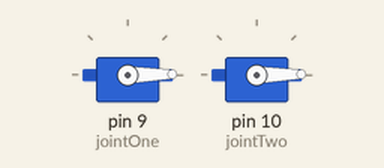
Simulated run of this sketch. Board: Arduino Uno, built with avr-gcc and run on an emulated ATmega328P. Parts: 2 × servo.

Above: at 0.05 s.
At 1.3 s:
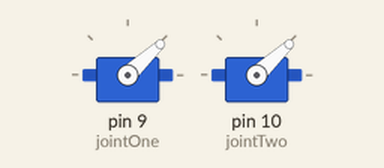
At 2.55 s:
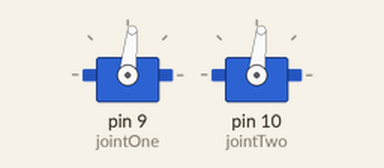
At 5.05 s:
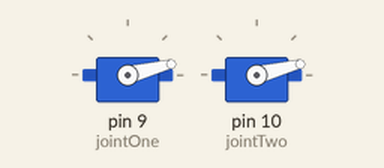
Timing chart, 0 to 7.1 s (numbered marks = the images above):
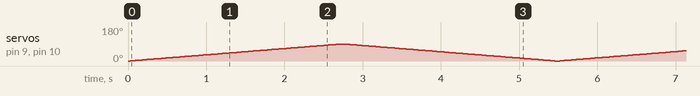

The sketch:

basic_Anteater_movement.ino
```cpp
#include <Servo.h>

int pos = 0;
Servo jointOne;
Servo jointTwo;


void setup() {
  // put your setup code here, to run once:
  jointOne.attach(9);
  jointTwo.attach(10);
}

void loop() {
  // put your main code here, to run repeatedly:
  for (pos=0;pos <= 90; pos += 1){
    jointOne.write(pos);
    jointTwo.write(pos);
    delay(30);
  }

  for (pos = 90; pos >= 0; pos -= 1) {
    jointOne.write(pos);
    jointTwo.write(pos);
    delay(30);
  }

}
```
